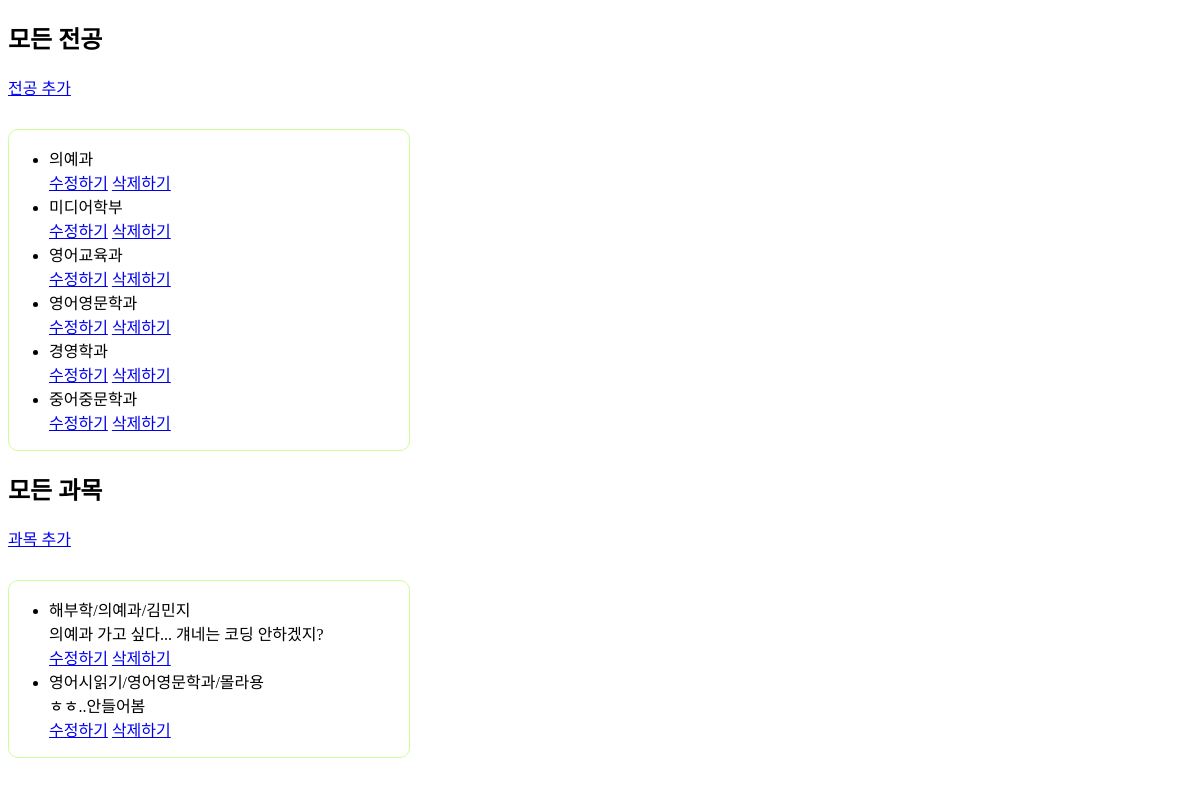
The page / on the database its author committed.
### subjectApp/models.py (models this page shows, shortened)
class Major(models.Model):
    title=models.CharField(max_length=200)
    def __str__(self):
        return self.title

class Subject(models.Model):
    major=models.ForeignKey('Major', on_delete=models.CASCADE, related_name="subject")
    subject_name=models.CharField(max_length=200)
    prof_name=models.CharField(max_length=200)
    memo=models.TextField()

### subjectApp/views.py (the view)
# urls.py: 2. Add a URL to urlpatterns:  path('', views.home, name='home')
def home(request):
    majors = Major.objects.all()
    subjects = Subject.objects.all()
    return render (request, 'home.html', {'majors': majors, 'subjects': subjects})

### subjectApp/templates/home.html (shortened to what this page needs)
<!DOCTYPE html>
<html lang="en">
<head>
    {% load static %}
    <link rel="stylesheet" type="text/css" href="{% static 'home.css' %}">
</head>
<body>
    <h2>모든 전공</h2>
    <a href="{% url 'addMajor' %}">전공 추가</a>
    <div class="majorlist">
        <ul>
            {% for major in majors %}
            <li>{{ major.title }}</li>
            <a href="{% url 'editMajor' major.pk %}" class="button">수정하기</a>
            <a href="{% url 'deleteMajor' major.pk %}" class="button">삭제하기</a>
            {% endfor %}
        </ul>
    </div>
    <h2>모든 과목</h2>
    <a href="{% url 'addSubject' %}">과목 추가</a>
    <div class="subjectlist">
        <ul>
            {% for subject in subjects %}
            <li>{{ subject.subject_name }}/{{ subject.major}}/{{ subject.prof_name }}
                <div>{{ subject.memo }}</div>
                <a href="{% url 'editSubject' subject.pk %}" class="button">수정하기</a>
                <a href="{% url 'deleteSubject' subject.pk %}" class="button">삭제하기</a>
            </li>
            {% endfor %}
        </ul>
    </div>
</body>
</html>

### subjectApp/static/home.css (style rules this page uses)
body { font-family: 'YdestreetB'; font-style: normal; font-weight: 400; font-size: 16px; }
.subjectlist { width: 400px; border: 1px solid rgb(205, 254, 156); border-radius: 10px 10px 10px 10px; margin-top: 30px; }
.majorlist { width: 400px; border: 1px solid rgb(205, 254, 156); border-radius: 10px 10px 10px 10px; margin-top: 30px; }

### rows shown on the page
Major: title "의예과"
Major: title "미디어학부"
Major: title "영어교육과"
Major: title "영어영문학과"
Major: title "경영학과"
Major: title "중어중문학과"
Subject: subject_name "해부학", major "의예과", prof_name "김민지", memo "의예과 가고 싶다... 걔네는 코딩 안하겠지?"
Subject: subject_name "영어시읽기", major "영어영문학과", prof_name "몰라용", memo "ㅎㅎ..안들어봄"
